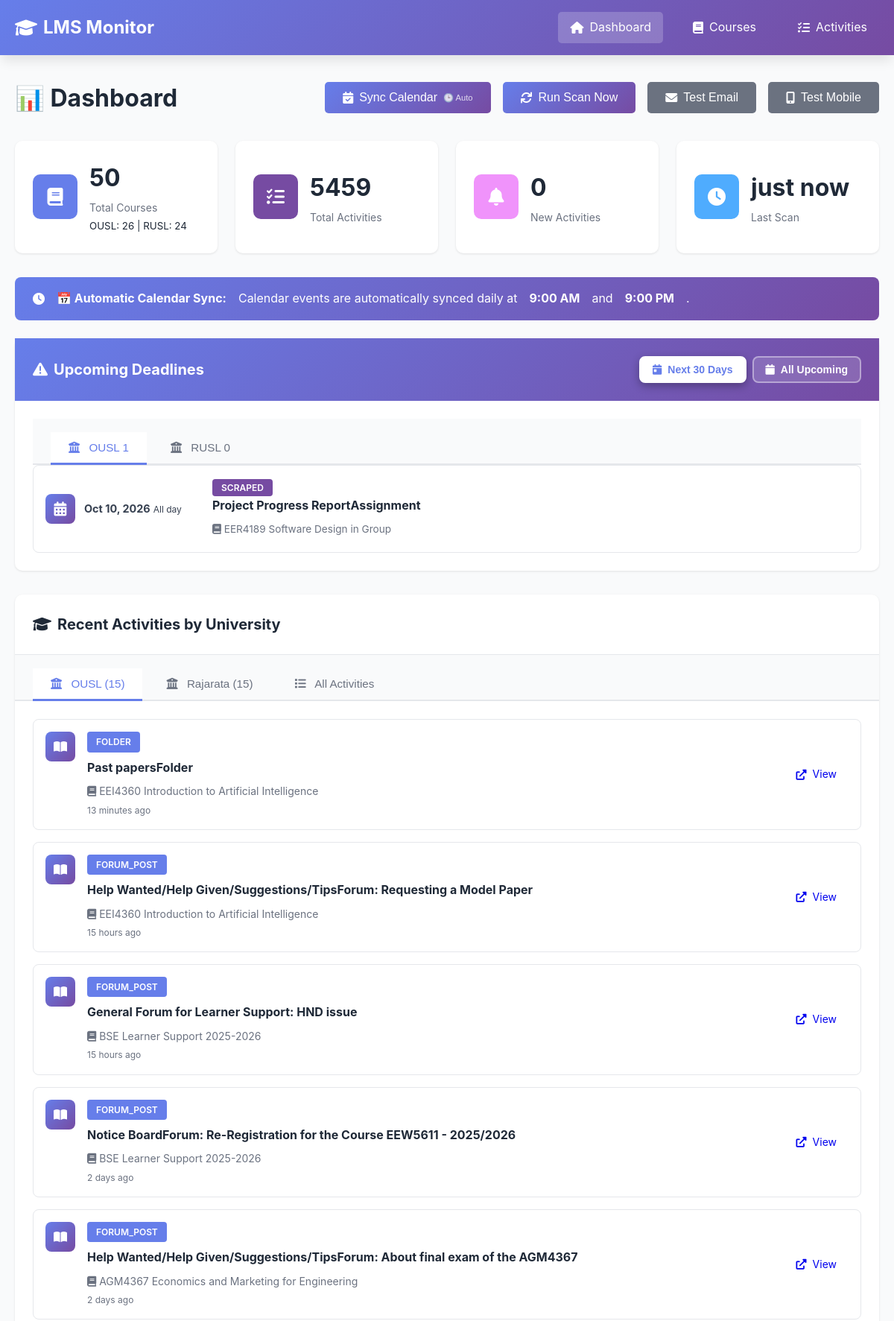
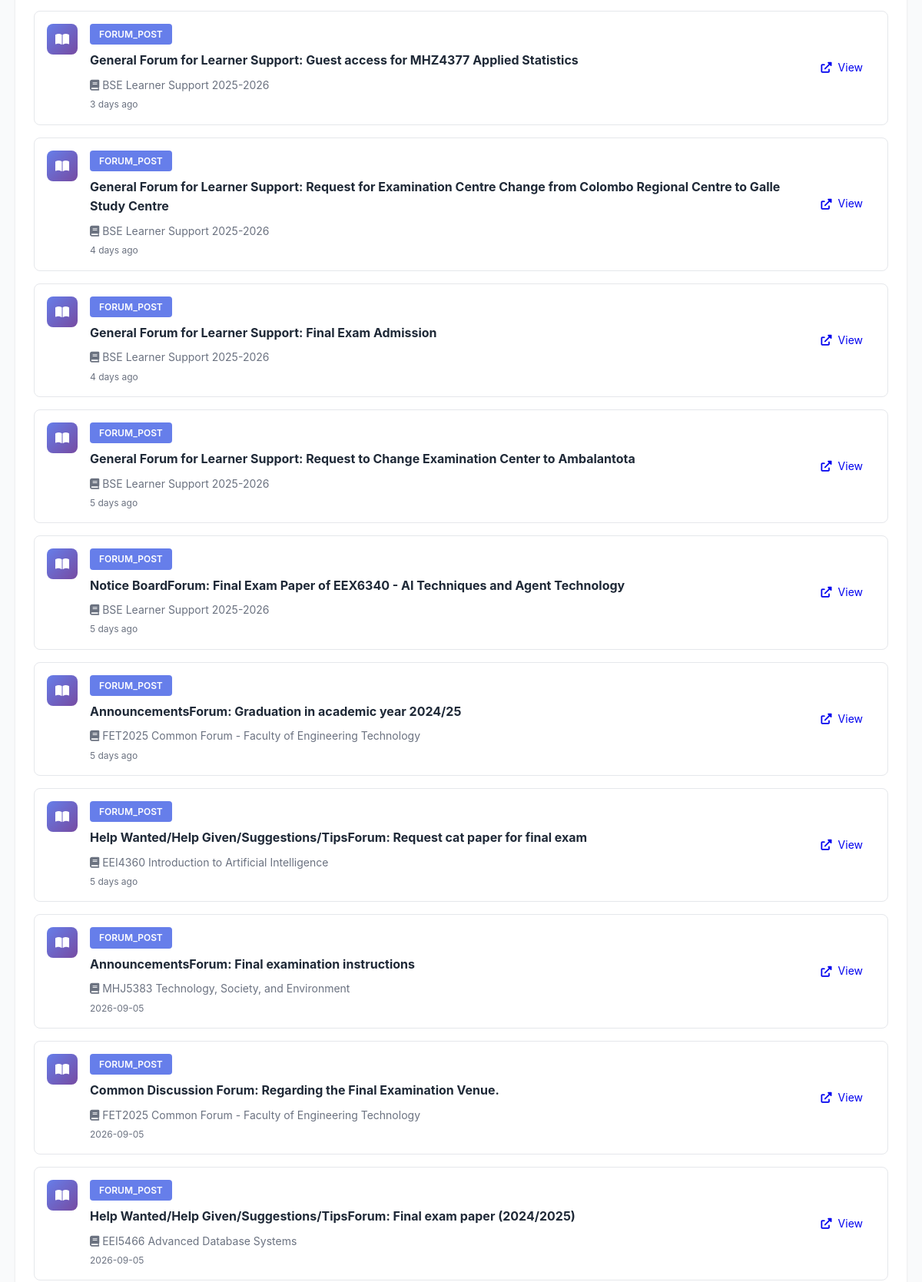
The page / (upper part) on the database its author committed (2 pictures, top to bottom).
### tables this page shows
CREATE TABLE scan_history (
                id INTEGER PRIMARY KEY AUTOINCREMENT,
                lms_name TEXT NOT NULL,
                scan_time TIMESTAMP DEFAULT CURRENT_TIMESTAMP,
                courses_found INTEGER,
                activities_found INTEGER,
                new_activities INTEGER,
                status TEXT,
                error_message TEXT
            );

CREATE TABLE deadlines (
                id INTEGER PRIMARY KEY AUTOINCREMENT,
                deadline_id TEXT UNIQUE NOT NULL,
                title TEXT NOT NULL,
                description TEXT,
                deadline_date TIMESTAMP NOT NULL,
                lms_name TEXT NOT NULL,
                course_id TEXT,
                activity_id TEXT,
                source TEXT NOT NULL,
                location TEXT,
                first_seen TIMESTAMP DEFAULT CURRENT_TIMESTAMP,
                FOREIGN KEY (course_id) REFERENCES courses(course_id),
                FOREIGN KEY (activity_id) REFERENCES activities(activity_id)
            );

CREATE TABLE courses (
                id INTEGER PRIMARY KEY AUTOINCREMENT,
                course_id TEXT UNIQUE NOT NULL,
                lms_name TEXT NOT NULL,
                course_name TEXT NOT NULL,
                course_url TEXT,
                first_seen TIMESTAMP DEFAULT CURRENT_TIMESTAMP,
                last_checked TIMESTAMP DEFAULT CURRENT_TIMESTAMP
            );

### app.py (the view)
@app.route('/')
def index():
    stats = db.get_stats()
    recent_activities = db.get_recent_activities(limit=20)
    scan_history = db.get_scan_history(limit=10)
    ousl_activities = db.get_activities_by_lms('OUSL', limit=15)
    rusl_activities = db.get_activities_by_lms('RUSL', limit=15)
    upcoming_deadlines = db.get_all_upcoming_deadlines(days_ahead=365)
    import re
    for deadline in upcoming_deadlines:
        if deadline['source'] in ['calendar', 'scraped'] and not deadline.get('course_name'):
            course_code_match = re.search(r'\b([A-Z]{2,4}\d{4})\b', deadline['title'])
            if course_code_match:
                course_code = course_code_match.group(1)
                courses = db.get_all_courses()
                for course in courses:
                    if course_code in course['course_name']:
                        deadline['course_name'] = course['course_name']
                        break
    is_render = os.getenv('RENDER') is not None or os.getenv('RAILWAY_ENVIRONMENT') is not None
    return render_template('index.html',
                          stats=stats,
                          recent_activities=recent_activities,
                          ousl_activities=ousl_activities,
                          rusl_activities=rusl_activities,
                          upcoming_deadlines=upcoming_deadlines,
                          scan_history=scan_history,
                          is_render=is_render)

### app.py (called while the page is built)
@app.template_filter('datetime')
def format_datetime(value, format='%Y-%m-%d %H:%M:%S'):
    if value is None:
        return ''
    if isinstance(value, str):
        try:
            value = datetime.fromisoformat(value.replace('Z', '+00:00'))
        except:
            return value
    if value.tzinfo is None:
        from datetime import timezone
        value = value.replace(tzinfo=timezone.utc)
    from datetime import timezone, timedelta
    colombo_tz = timezone(timedelta(hours=5, minutes=30))
    local_time = value.astimezone(colombo_tz)
    return local_time.strftime(format)

### database.py (called while the page is built)
    def get_connection(self):
        return sqlite3.connect(self.db_path)

    def get_recent_activities(self, limit: int = 50) -> List[Dict[str, Any]]:
        conn = self.get_connection()
        cursor = conn.cursor()
        cursor.execute("""
            SELECT
                a.activity_id,
                a.activity_type,
                a.title,
                a.description,
                a.url,
                a.deadline,
                a.first_seen,
                a.is_new,
                c.course_name,
                c.lms_name
            FROM activities a
            JOIN courses c ON a.course_id = c.course_id
            ORDER BY a.first_seen DESC
            LIMIT ?
        """, (limit,))
        columns = [desc[0] for desc in cursor.description]
        activities = [dict(zip(columns, row)) for row in cursor.fetchall()]
        conn.close()
        return activities

    def get_activities_by_lms(self, lms_name: str, limit: int = 20) -> List[Dict[str, Any]]:
        conn = self.get_connection()
        cursor = conn.cursor()
        cursor.execute("""
            SELECT
                a.activity_id,
                a.activity_type,
                a.title,
                a.description,
                a.url,
                a.deadline,
                a.first_seen,
                a.is_new,
                c.course_name,
                c.lms_name
            FROM activities a
            JOIN courses c ON a.course_id = c.course_id
            WHERE c.lms_name = ?
            ORDER BY a.first_seen DESC
            LIMIT ?
        """, (lms_name, limit))
        columns = [desc[0] for desc in cursor.description]
        activities = [dict(zip(columns, row)) for row in cursor.fetchall()]
        conn.close()
        return activities

### templates/index.html (shortened to what this page needs)
{% extends "base.html" %}  {% block content %}
<div class="dashboard">
  <div class="page-header">
    <h1>📊 Dashboard</h1>
    <div class="actions">
      <button
        onclick="syncCalendar()"
        class="btn btn-primary"
        title="Auto-syncs daily at 9 AM & 9 PM"
      >
        <i class="fas fa-calendar-check"></i> Sync Calendar
        <span style="font-size: 0.7em; opacity: 0.8">🕒 Auto</span>
      </button>
      {% if is_render %}
      <button class="btn btn-secondary" disabled title="Scanning is automated via GitHub Actions (runs twice daily)">
        <i class="fas fa-sync"></i> Auto Scan (GitHub Actions)
      </button>
      {% else %}
      <button onclick="triggerScan()" class="btn btn-primary">
        <i class="fas fa-sync"></i> Run Scan Now
      </button>
      {% endif %}
      <button onclick="testEmail()" class="btn btn-secondary">
        <i class="fas fa-envelope"></i> Test Email
      </button>
      <button onclick="testNtfy()" class="btn btn-secondary">
        <i class="fas fa-mobile-alt"></i> Test Mobile
      </button>
    </div>
  </div>
  <div class="stats-grid">
    <div class="stat-card">
      <div class="stat-icon" style="background: #667eea">
        <i class="fas fa-book"></i>
      </div>
      <div class="stat-content">
        <h3>{{ stats.total_courses }}</h3>
        <p>Total Courses</p>
        <small
          >OUSL: {{ stats.ousl_courses }} | RUSL: {{ stats.rusl_courses
          }}</small
        >
      </div>
    </div>
    <div class="stat-card">
      <div class="stat-icon" style="background: #764ba2">
        <i class="fas fa-tasks"></i>
      </div>
      <div class="stat-content">
        <h3>{{ stats.total_activities }}</h3>
        <p>Total Activities</p>
      </div>
    </div>
    <div class="stat-card">
      <div class="stat-icon" style="background: #f093fb">
        <i class="fas fa-bell"></i>
      </div>
      <div class="stat-content">
        <h3 id="new-activities-count">{{ stats.new_activities }}</h3>
        <p>New Activities</p>
      </div>
    </div>
    <div class="stat-card">
      <div class="stat-icon" style="background: #4facfe">
        <i class="fas fa-clock"></i>
      </div>
      <div class="stat-content">
        <h3>
          {{ stats.last_scan_time|timeago if stats.last_scan_time else 'Never'
          }}
        </h3>
        <p>Last Scan</p>
      </div>
    </div>
  </div>
  <div
    class="alert alert-success"
    style="
      background: linear-gradient(135deg, #667eea 0%, #764ba2 100%);
      color: white;
      border: none;
    "
  >
    <i class="fas fa-clock"></i>
    <strong>📅 Automatic Calendar Sync:</strong> Calendar events are
    automatically synced daily at <strong>9:00 AM</strong> and
    <strong>9:00 PM</strong>.
  </div>
  {% if upcoming_deadlines %}
  <div class="card deadline-card">
    <div
      class="card-header"
      style="display: flex; justify-content: space-between; align-items: center"
    >
      <h2><i class="fas fa-exclamation-triangle"></i> Upcoming Deadlines</h2>
      <div class="deadline-filter">
        <button
          class="filter-btn active"
          onclick="filterDeadlines(30)"
          data-days="30"
        >
          <i class="fas fa-calendar-day"></i> Next 30 Days
        </button>
        <button class="filter-btn" onclick="filterDeadlines(0)" data-days="0">
          <i class="fas fa-calendar"></i> All Upcoming
        </button>
      </div>
    </div>
    <div class="card-body">
      <div class="tabs">
        <button
          class="tab-button active"
          onclick="switchDeadlineTab(event, 'ousl-deadlines')"
        >
          <i class="fas fa-university"></i> OUSL
          <span class="tab-count" id="ousl-count">
            {{ upcoming_deadlines|selectattr('lms_name', 'equalto',
            'OUSL')|list|length }}
          </span>
        </button>
        <button
          class="tab-button"
          onclick="switchDeadlineTab(event, 'rusl-deadlines')"
        >
          <i class="fas fa-university"></i> RUSL
          <span class="tab-count" id="rusl-count">
            {{ upcoming_deadlines|selectattr('lms_name', 'equalto',
            'RUSL')|list|length }}
          </span>
        </button>
      </div>
      <div id="ousl-deadlines" class="tab-content active">
        <div class="deadline-list">
          {% for activity in upcoming_deadlines %} {% if activity.lms_name ==
          'OUSL' %}
          <div
            class="deadline-item {% if activity.is_new %}new{% endif %}"
            data-deadline-date="{{ activity.deadline_date }}"
          >
            <div class="deadline-date">
              <div class="date-icon">
                <i class="fas fa-calendar-alt"></i>
              </div>
              <div class="date-text">
                <strong
                  >{{ activity.deadline_date|datetime('%b %d, %Y') }}</strong
                >
                {% if activity.source == 'scraped' %}
                <small>All day</small>
                {% else %}
                <small>{{ activity.deadline_date|datetime('%I:%M %p') }}</small>
                {% endif %}
              </div>
            </div>
            <div class="deadline-content">
              {% if activity.source %}
              <span
                class="activity-type"
                style="background: {% if activity.source == 'calendar' %}#667eea{% else %}#764ba2{% endif %}"
              >
                {{ activity.source|capitalize }}
              </span>
              {% elif activity.activity_type %}
              <span class="activity-type">{{ activity.activity_type }}</span>
              {% endif %}
              <h4>{{ activity.title }}</h4>
              {% if activity.course_name %}
              <p class="activity-course">
                <i class="fas fa-book"></i> {{ activity.course_name }}
              </p>
              {% endif %}
            </div>
          </div>
          {% endif %} {% endfor %}
        </div>
      </div>
    </div>
  </div>
  {% endif %}
  <div class="card">
    <div class="card-header">
      <h2>
        <i class="fas fa-graduation-cap"></i> Recent Activities by University
      </h2>
    </div>
    <div class="tabs">
      <button class="tab-button active" onclick="openTab(event, 'ousl')">
        <i class="fas fa-university"></i> OUSL ({{ ousl_activities|length }})
      </button>
      <button class="tab-button" onclick="openTab(event, 'rusl')">
        <i class="fas fa-university"></i> Rajarata ({{ rusl_activities|length
        }})
      </button>
      <button class="tab-button" onclick="openTab(event, 'all')">
        <i class="fas fa-list"></i> All Activities
      </button>
    </div>
    <div id="ousl" class="tab-content active">
      <div class="card-body">
        {% if ousl_activities %}
        <div class="activity-list">
          {% for activity in ousl_activities %}
          <div class="activity-item {% if activity.is_new %}new{% endif %}">
            <div class="activity-icon">
              {% if activity.activity_type == 'assign' %}
              <i class="fas fa-file-alt"></i>
              {% elif activity.activity_type == 'quiz' %}
              <i class="fas fa-question-circle"></i>
              {% elif activity.activity_type == 'resource' %}
              <i class="fas fa-file"></i>
              {% elif activity.activity_type == 'forum' %}
              <i class="fas fa-comments"></i>
              {% else %}
              <i class="fas fa-book-open"></i>
              {% endif %}
            </div>
            <div class="activity-content">
              <div class="activity-header">
                <span class="activity-type">{{ activity.activity_type }}</span>
              </div>
              <h4>{{ activity.title }}</h4>
              <p class="activity-course">
                <i class="fas fa-book"></i> {{ activity.course_name }}
              </p>
              <p class="activity-time">{{ activity.first_seen|timeago }}</p>
            </div>
            {% if activity.url %}
            <a href="{{ activity.url }}" target="_blank" class="btn btn-small">
              <i class="fas fa-external-link-alt"></i> View
            </a>
            {% endif %}
          </div>
          {% endfor %}
        </div>
        {% else %}
        <p class="empty-state">
          No OUSL activities found yet. Run a scan to get started!
        </p>
        {% endif %}
      </div>
    </div>
  </div>
</div>
{% endblock %}

### rows shown on the page
scan_history: last_scan_time "just now"
deadlines: deadline_date "Oct 10, 2026", shows "All day", source "SCRAPED", title "Project Progress ReportAssignment", course_name "EER4189 Software Design in Group"
courses: activity_type "FOLDER", title "Past papersFolder", course_name "EEI4360 Introduction to Artificial Intelligence", first_seen "13 minutes ago", activity_type "FORUM_POST", title "Help Wanted/Help Given/Suggestions/TipsForum: Requesting a Model Paper", first_seen "15 hours ago", title "Help Wanted/Help Given/Suggestions/TipsForum: Request cat paper for final exam", first_seen "5 days ago"
courses: activity_type "FORUM_POST", title "General Forum for Learner Support: HND issue", course_name "BSE Learner Support 2025-2026", first_seen "15 hours ago", title "Notice BoardForum: Re-Registration for the Course EEW5611 - 2025/2026", first_seen "2 days ago", title "General Forum for Learner Support: Guest access for MHZ4377 Applied Statistics", first_seen "3 days ago", title "General Forum for Learner Support: Request for Examination Centre Change from Colombo Regional Centre to Galle Study Centre", first_seen "4 days ago", title "General Forum for Learner Support: Final Exam Admission", title "General Forum for Learner Support: Request to Change Examination Center to Ambalantota", first_seen "5 days ago", title "Notice BoardForum: Final Exam Paper of EEX6340 - AI Techniques and Agent Technology"
courses: activity_type "FORUM_POST", title "Help Wanted/Help Given/Suggestions/TipsForum: About final exam of the AGM4367", course_name "AGM4367 Economics and Marketing for Engineering", first_seen "2 days ago"
courses: activity_type "FORUM_POST", title "AnnouncementsForum: Graduation in academic year 2024/25", course_name "FET2025 Common Forum - Faculty of Engineering Technology", first_seen "5 days ago", title "Common Discussion Forum: Regarding the Final Examination Venue.", first_seen "2026-09-05"
courses: activity_type "FORUM_POST", title "AnnouncementsForum: Final examination instructions", course_name "MHJ5383 Technology, Society, and Environment", first_seen "2026-09-05"
courses: activity_type "FORUM_POST", title "Help Wanted/Help Given/Suggestions/TipsForum: Final exam paper (2024/2025)", course_name "EEI5466 Advanced Database Systems", first_seen "2026-09-05"

### other values the page prints
{{ stats.total_courses }} "50"
{{ stats.ousl_courses }} "26"
{{ stats.rusl_courses }} "24"
{{ stats.total_activities }} "5459"
{{ stats.new_activities }} "0"
{{ ousl_activities|length }} "15"
{{ rusl_activities|length }} "15"
